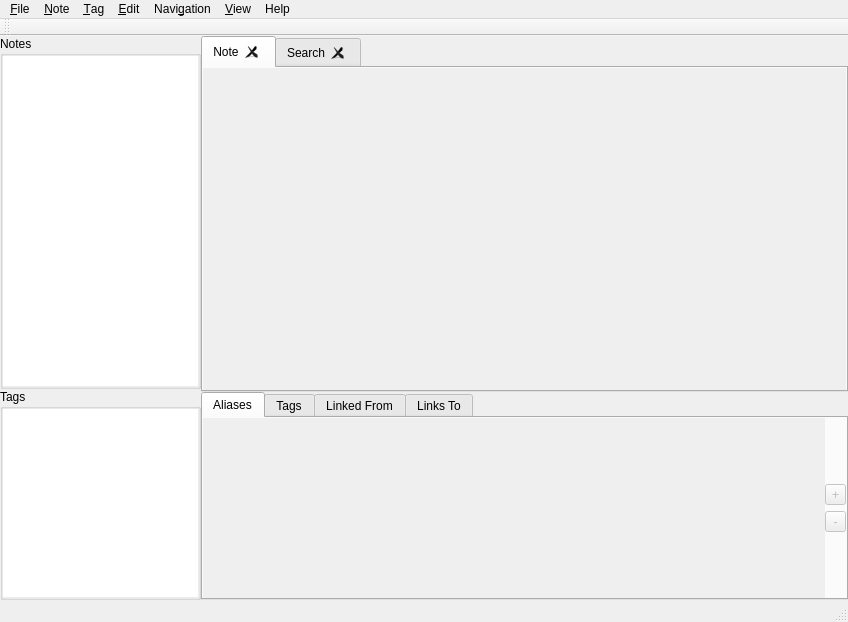
<?xml version="1.0" encoding="UTF-8"?>
<ui version="4.0">
 <class>MainWindow</class>
 <widget class="QMainWindow" name="MainWindow">
  <property name="geometry">
   <rect>
    <x>0</x>
    <y>0</y>
    <width>848</width>
    <height>622</height>
   </rect>
  </property>
  <property name="windowTitle">
   <string>QtSemanticNotes [*]</string>
  </property>
  <property name="dockOptions">
   <set>QMainWindow::AllowNestedDocks|QMainWindow::AllowTabbedDocks|QMainWindow::AnimatedDocks|QMainWindow::VerticalTabs</set>
  </property>
  <widget class="QWidget" name="centralWidget">
   <layout class="QHBoxLayout" name="horizontalLayout">
    <property name="spacing">
     <number>0</number>
    </property>
    <property name="leftMargin">
     <number>0</number>
    </property>
    <property name="topMargin">
     <number>0</number>
    </property>
    <property name="rightMargin">
     <number>0</number>
    </property>
    <property name="bottomMargin">
     <number>0</number>
    </property>
    <item>
     <widget class="QSplitter" name="splitterTreesNote">
      <property name="lineWidth">
       <number>0</number>
      </property>
      <property name="orientation">
       <enum>Qt::Horizontal</enum>
      </property>
      <property name="handleWidth">
       <number>0</number>
      </property>
      <widget class="QFrame" name="frameTrees">
       <property name="sizePolicy">
        <sizepolicy hsizetype="Preferred" vsizetype="Preferred">
         <horstretch>1</horstretch>
         <verstretch>0</verstretch>
        </sizepolicy>
       </property>
       <property name="frameShape">
        <enum>QFrame::NoFrame</enum>
       </property>
       <property name="frameShadow">
        <enum>QFrame::Plain</enum>
       </property>
       <property name="lineWidth">
        <number>0</number>
       </property>
       <layout class="QGridLayout" name="gridLayout">
        <property name="leftMargin">
         <number>0</number>
        </property>
        <property name="topMargin">
         <number>0</number>
        </property>
        <property name="rightMargin">
         <number>0</number>
        </property>
        <property name="bottomMargin">
         <number>0</number>
        </property>
        <property name="spacing">
         <number>0</number>
        </property>
        <item row="0" column="0">
         <widget class="QSplitter" name="splitterTrees">
          <property name="lineWidth">
           <number>0</number>
          </property>
          <property name="orientation">
           <enum>Qt::Vertical</enum>
          </property>
          <property name="handleWidth">
           <number>0</number>
          </property>
          <widget class="QGroupBox" name="groupBoxNotes">
           <property name="sizePolicy">
            <sizepolicy hsizetype="Preferred" vsizetype="Preferred">
             <horstretch>0</horstretch>
             <verstretch>10</verstretch>
            </sizepolicy>
           </property>
           <property name="title">
            <string>Notes</string>
           </property>
           <layout class="QHBoxLayout" name="horizontalLayout3">
            <property name="spacing">
             <number>0</number>
            </property>
            <property name="leftMargin">
             <number>0</number>
            </property>
            <property name="topMargin">
             <number>0</number>
            </property>
            <property name="rightMargin">
             <number>0</number>
            </property>
            <property name="bottomMargin">
             <number>0</number>
            </property>
            <item>
             <widget class="QTreeView" name="treeViewNotes">
              <property name="contextMenuPolicy">
               <enum>Qt::CustomContextMenu</enum>
              </property>
              <property name="frameShape">
               <enum>QFrame::NoFrame</enum>
              </property>
              <property name="lineWidth">
               <number>0</number>
              </property>
              <property name="dragEnabled">
               <bool>true</bool>
              </property>
              <property name="dragDropMode">
               <enum>QAbstractItemView::DragDrop</enum>
              </property>
              <property name="defaultDropAction">
               <enum>Qt::MoveAction</enum>
              </property>
              <property name="headerHidden">
               <bool>true</bool>
              </property>
              <property name="expandsOnDoubleClick">
               <bool>false</bool>
              </property>
             </widget>
            </item>
           </layout>
          </widget>
          <widget class="QGroupBox" name="groupBoxTags">
           <property name="sizePolicy">
            <sizepolicy hsizetype="Preferred" vsizetype="Preferred">
             <horstretch>0</horstretch>
             <verstretch>6</verstretch>
            </sizepolicy>
           </property>
           <property name="title">
            <string>Tags</string>
           </property>
           <layout class="QHBoxLayout" name="horizontalLayout2">
            <property name="spacing">
             <number>0</number>
            </property>
            <property name="leftMargin">
             <number>0</number>
            </property>
            <property name="topMargin">
             <number>0</number>
            </property>
            <property name="rightMargin">
             <number>0</number>
            </property>
            <property name="bottomMargin">
             <number>0</number>
            </property>
            <item>
             <widget class="QTreeView" name="treeViewTags">
              <property name="contextMenuPolicy">
               <enum>Qt::CustomContextMenu</enum>
              </property>
              <property name="frameShape">
               <enum>QFrame::NoFrame</enum>
              </property>
              <property name="lineWidth">
               <number>0</number>
              </property>
              <property name="dragEnabled">
               <bool>true</bool>
              </property>
              <property name="dragDropMode">
               <enum>QAbstractItemView::DragOnly</enum>
              </property>
              <property name="headerHidden">
               <bool>true</bool>
              </property>
              <property name="expandsOnDoubleClick">
               <bool>false</bool>
              </property>
             </widget>
            </item>
           </layout>
          </widget>
         </widget>
        </item>
       </layout>
      </widget>
      <widget class="QFrame" name="frameNoteTags">
       <property name="sizePolicy">
        <sizepolicy hsizetype="Preferred" vsizetype="Preferred">
         <horstretch>3</horstretch>
         <verstretch>0</verstretch>
        </sizepolicy>
       </property>
       <property name="frameShape">
        <enum>QFrame::NoFrame</enum>
       </property>
       <property name="frameShadow">
        <enum>QFrame::Plain</enum>
       </property>
       <property name="lineWidth">
        <number>0</number>
       </property>
       <layout class="QGridLayout" name="gridLayout2">
        <property name="leftMargin">
         <number>0</number>
        </property>
        <property name="topMargin">
         <number>0</number>
        </property>
        <property name="rightMargin">
         <number>0</number>
        </property>
        <property name="bottomMargin">
         <number>0</number>
        </property>
        <property name="spacing">
         <number>0</number>
        </property>
        <item row="0" column="0">
         <widget class="QSplitter" name="splitterNoteTags">
          <property name="lineWidth">
           <number>0</number>
          </property>
          <property name="orientation">
           <enum>Qt::Vertical</enum>
          </property>
          <property name="handleWidth">
           <number>0</number>
          </property>
          <widget class="QTabWidget" name="tabWidgetNotes">
           <property name="sizePolicy">
            <sizepolicy hsizetype="Expanding" vsizetype="Expanding">
             <horstretch>0</horstretch>
             <verstretch>10</verstretch>
            </sizepolicy>
           </property>
           <property name="currentIndex">
            <number>0</number>
           </property>
           <property name="tabsClosable">
            <bool>true</bool>
           </property>
           <property name="tabBarAutoHide">
            <bool>true</bool>
           </property>
           <widget class="QWidget" name="tabNoteContent">
            <attribute name="title">
             <string>Note</string>
            </attribute>
            <layout class="QGridLayout" name="gridLayout_5">
             <property name="leftMargin">
              <number>0</number>
             </property>
             <property name="topMargin">
              <number>0</number>
             </property>
             <property name="rightMargin">
              <number>0</number>
             </property>
             <property name="bottomMargin">
              <number>0</number>
             </property>
             <property name="spacing">
              <number>0</number>
             </property>
             <item row="0" column="0">
              <widget class="QTextBrowser" name="textBrowserNoteContent">
               <property name="enabled">
                <bool>false</bool>
               </property>
               <property name="frameShape">
                <enum>QFrame::NoFrame</enum>
               </property>
               <property name="lineWidth">
                <number>0</number>
               </property>
               <property name="undoRedoEnabled">
                <bool>true</bool>
               </property>
               <property name="readOnly">
                <bool>true</bool>
               </property>
               <property name="openExternalLinks">
                <bool>true</bool>
               </property>
              </widget>
             </item>
            </layout>
           </widget>
           <widget class="QWidget" name="tabSearch">
            <attribute name="title">
             <string>Search</string>
            </attribute>
            <layout class="QGridLayout" name="gridLayout_7">
             <property name="leftMargin">
              <number>0</number>
             </property>
             <property name="topMargin">
              <number>0</number>
             </property>
             <property name="rightMargin">
              <number>0</number>
             </property>
             <property name="bottomMargin">
              <number>0</number>
             </property>
             <property name="spacing">
              <number>0</number>
             </property>
             <item row="0" column="0">
              <widget class="QTableView" name="tableViewSearch">
               <property name="enabled">
                <bool>true</bool>
               </property>
               <property name="frameShape">
                <enum>QFrame::NoFrame</enum>
               </property>
               <property name="frameShadow">
                <enum>QFrame::Plain</enum>
               </property>
               <property name="lineWidth">
                <number>0</number>
               </property>
               <property name="editTriggers">
                <set>QAbstractItemView::NoEditTriggers</set>
               </property>
               <property name="showDropIndicator" stdset="0">
                <bool>false</bool>
               </property>
               <property name="alternatingRowColors">
                <bool>true</bool>
               </property>
               <property name="selectionMode">
                <enum>QAbstractItemView::NoSelection</enum>
               </property>
               <property name="selectionBehavior">
                <enum>QAbstractItemView::SelectRows</enum>
               </property>
              </widget>
             </item>
            </layout>
           </widget>
          </widget>
          <widget class="QTabWidget" name="tabWidgetTagsAndRefs">
           <property name="sizePolicy">
            <sizepolicy hsizetype="Expanding" vsizetype="Expanding">
             <horstretch>0</horstretch>
             <verstretch>6</verstretch>
            </sizepolicy>
           </property>
           <property name="currentIndex">
            <number>0</number>
           </property>
           <widget class="QWidget" name="tabAliases">
            <attribute name="title">
             <string>Aliases</string>
            </attribute>
            <layout class="QGridLayout" name="gridLayout_6">
             <property name="leftMargin">
              <number>0</number>
             </property>
             <property name="topMargin">
              <number>0</number>
             </property>
             <property name="rightMargin">
              <number>0</number>
             </property>
             <property name="bottomMargin">
              <number>0</number>
             </property>
             <property name="spacing">
              <number>0</number>
             </property>
             <item row="0" column="0">
              <widget class="QTableView" name="tableViewAliases">
               <property name="enabled">
                <bool>false</bool>
               </property>
               <property name="frameShape">
                <enum>QFrame::NoFrame</enum>
               </property>
               <property name="lineWidth">
                <number>0</number>
               </property>
               <property name="editTriggers">
                <set>QAbstractItemView::NoEditTriggers</set>
               </property>
               <property name="alternatingRowColors">
                <bool>true</bool>
               </property>
               <property name="sortingEnabled">
                <bool>true</bool>
               </property>
               <attribute name="horizontalHeaderVisible">
                <bool>false</bool>
               </attribute>
               <attribute name="horizontalHeaderStretchLastSection">
                <bool>true</bool>
               </attribute>
               <attribute name="verticalHeaderVisible">
                <bool>false</bool>
               </attribute>
              </widget>
             </item>
             <item row="0" column="1">
              <layout class="QVBoxLayout" name="verticalLayoutAliasesButtons">
               <property name="leftMargin">
                <number>0</number>
               </property>
               <item>
                <spacer name="verticalSpacerAddAlias">
                 <property name="orientation">
                  <enum>Qt::Vertical</enum>
                 </property>
                 <property name="sizeHint" stdset="0">
                  <size>
                   <width>20</width>
                   <height>40</height>
                  </size>
                 </property>
                </spacer>
               </item>
               <item>
                <widget class="QToolButton" name="toolButtonAddAlias">
                 <property name="enabled">
                  <bool>false</bool>
                 </property>
                 <property name="sizePolicy">
                  <sizepolicy hsizetype="Maximum" vsizetype="Fixed">
                   <horstretch>0</horstretch>
                   <verstretch>0</verstretch>
                  </sizepolicy>
                 </property>
                 <property name="text">
                  <string>+</string>
                 </property>
                </widget>
               </item>
               <item>
                <widget class="QToolButton" name="toolButtonRemoveAlias">
                 <property name="enabled">
                  <bool>false</bool>
                 </property>
                 <property name="sizePolicy">
                  <sizepolicy hsizetype="Ignored" vsizetype="Fixed">
                   <horstretch>0</horstretch>
                   <verstretch>0</verstretch>
                  </sizepolicy>
                 </property>
                 <property name="text">
                  <string>-</string>
                 </property>
                </widget>
               </item>
               <item>
                <spacer name="verticalSpacerRemoveAlias">
                 <property name="orientation">
                  <enum>Qt::Vertical</enum>
                 </property>
                 <property name="sizeHint" stdset="0">
                  <size>
                   <width>20</width>
                   <height>40</height>
                  </size>
                 </property>
                </spacer>
               </item>
              </layout>
             </item>
            </layout>
           </widget>
           <widget class="QWidget" name="tabTags">
            <attribute name="title">
             <string>Tags</string>
            </attribute>
            <layout class="QGridLayout" name="gridLayout_2">
             <property name="leftMargin">
              <number>0</number>
             </property>
             <property name="topMargin">
              <number>0</number>
             </property>
             <property name="rightMargin">
              <number>0</number>
             </property>
             <property name="bottomMargin">
              <number>0</number>
             </property>
             <property name="spacing">
              <number>0</number>
             </property>
             <item row="0" column="0">
              <widget class="QTableView" name="tableViewNoteTags">
               <property name="enabled">
                <bool>false</bool>
               </property>
               <property name="frameShape">
                <enum>QFrame::NoFrame</enum>
               </property>
               <property name="lineWidth">
                <number>0</number>
               </property>
               <property name="editTriggers">
                <set>QAbstractItemView::NoEditTriggers</set>
               </property>
               <property name="dragDropMode">
                <enum>QAbstractItemView::DropOnly</enum>
               </property>
               <property name="defaultDropAction">
                <enum>Qt::LinkAction</enum>
               </property>
               <property name="alternatingRowColors">
                <bool>true</bool>
               </property>
               <property name="sortingEnabled">
                <bool>true</bool>
               </property>
               <attribute name="horizontalHeaderVisible">
                <bool>false</bool>
               </attribute>
               <attribute name="horizontalHeaderStretchLastSection">
                <bool>true</bool>
               </attribute>
               <attribute name="verticalHeaderVisible">
                <bool>false</bool>
               </attribute>
              </widget>
             </item>
             <item row="0" column="1">
              <layout class="QVBoxLayout" name="verticalLayoutAddRemoveTags">
               <property name="leftMargin">
                <number>0</number>
               </property>
               <item>
                <spacer name="verticalSpacerAddTag">
                 <property name="orientation">
                  <enum>Qt::Vertical</enum>
                 </property>
                 <property name="sizeHint" stdset="0">
                  <size>
                   <width>20</width>
                   <height>40</height>
                  </size>
                 </property>
                </spacer>
               </item>
               <item>
                <widget class="QToolButton" name="toolButtonAddTag">
                 <property name="enabled">
                  <bool>false</bool>
                 </property>
                 <property name="sizePolicy">
                  <sizepolicy hsizetype="Maximum" vsizetype="Fixed">
                   <horstretch>0</horstretch>
                   <verstretch>0</verstretch>
                  </sizepolicy>
                 </property>
                 <property name="text">
                  <string>+</string>
                 </property>
                </widget>
               </item>
               <item>
                <widget class="QToolButton" name="toolButtonRemoveTag">
                 <property name="enabled">
                  <bool>false</bool>
                 </property>
                 <property name="sizePolicy">
                  <sizepolicy hsizetype="Ignored" vsizetype="Fixed">
                   <horstretch>0</horstretch>
                   <verstretch>0</verstretch>
                  </sizepolicy>
                 </property>
                 <property name="text">
                  <string>-</string>
                 </property>
                </widget>
               </item>
               <item>
                <spacer name="verticalSpacerRemoveTag">
                 <property name="orientation">
                  <enum>Qt::Vertical</enum>
                 </property>
                 <property name="sizeHint" stdset="0">
                  <size>
                   <width>20</width>
                   <height>40</height>
                  </size>
                 </property>
                </spacer>
               </item>
              </layout>
             </item>
            </layout>
           </widget>
           <widget class="QWidget" name="tabLinkedFrom">
            <attribute name="title">
             <string>Linked From</string>
            </attribute>
            <layout class="QGridLayout" name="gridLayout_3">
             <property name="leftMargin">
              <number>0</number>
             </property>
             <property name="topMargin">
              <number>0</number>
             </property>
             <property name="rightMargin">
              <number>0</number>
             </property>
             <property name="bottomMargin">
              <number>0</number>
             </property>
             <property name="spacing">
              <number>0</number>
             </property>
             <item row="0" column="0">
              <widget class="QTableView" name="tableViewLinkedFrom">
               <property name="enabled">
                <bool>false</bool>
               </property>
               <property name="frameShape">
                <enum>QFrame::NoFrame</enum>
               </property>
               <property name="lineWidth">
                <number>0</number>
               </property>
               <property name="editTriggers">
                <set>QAbstractItemView::NoEditTriggers</set>
               </property>
               <property name="alternatingRowColors">
                <bool>true</bool>
               </property>
               <property name="sortingEnabled">
                <bool>true</bool>
               </property>
               <attribute name="horizontalHeaderVisible">
                <bool>false</bool>
               </attribute>
               <attribute name="horizontalHeaderStretchLastSection">
                <bool>true</bool>
               </attribute>
               <attribute name="verticalHeaderVisible">
                <bool>false</bool>
               </attribute>
              </widget>
             </item>
            </layout>
           </widget>
           <widget class="QWidget" name="tabLinksTo">
            <attribute name="title">
             <string>Links To</string>
            </attribute>
            <layout class="QGridLayout" name="gridLayout_4">
             <property name="leftMargin">
              <number>0</number>
             </property>
             <property name="topMargin">
              <number>0</number>
             </property>
             <property name="rightMargin">
              <number>0</number>
             </property>
             <property name="bottomMargin">
              <number>0</number>
             </property>
             <property name="spacing">
              <number>0</number>
             </property>
             <item row="0" column="0">
              <widget class="QTableView" name="tableViewLinksTo">
               <property name="enabled">
                <bool>false</bool>
               </property>
               <property name="frameShape">
                <enum>QFrame::NoFrame</enum>
               </property>
               <property name="lineWidth">
                <number>0</number>
               </property>
               <property name="editTriggers">
                <set>QAbstractItemView::NoEditTriggers</set>
               </property>
               <property name="alternatingRowColors">
                <bool>true</bool>
               </property>
               <property name="sortingEnabled">
                <bool>true</bool>
               </property>
               <attribute name="horizontalHeaderVisible">
                <bool>false</bool>
               </attribute>
               <attribute name="horizontalHeaderStretchLastSection">
                <bool>true</bool>
               </attribute>
               <attribute name="verticalHeaderVisible">
                <bool>false</bool>
               </attribute>
              </widget>
             </item>
            </layout>
           </widget>
          </widget>
         </widget>
        </item>
       </layout>
      </widget>
     </widget>
    </item>
   </layout>
  </widget>
  <widget class="QMenuBar" name="menuBar">
   <property name="geometry">
    <rect>
     <x>0</x>
     <y>0</y>
     <width>848</width>
     <height>23</height>
    </rect>
   </property>
   <widget class="QMenu" name="menuNote">
    <property name="tearOffEnabled">
     <bool>false</bool>
    </property>
    <property name="title">
     <string>&amp;Note</string>
    </property>
    <property name="separatorsCollapsible">
     <bool>false</bool>
    </property>
    <addaction name="actionOpen"/>
    <addaction name="actionOpenInNewTab"/>
    <addaction name="actionAdd"/>
    <addaction name="actionRename"/>
    <addaction name="actionSave"/>
    <addaction name="separator"/>
    <addaction name="actionDeleteNote"/>
    <addaction name="separator"/>
    <addaction name="actionFindNote"/>
   </widget>
   <widget class="QMenu" name="menuEdit">
    <property name="title">
     <string>&amp;Edit</string>
    </property>
    <addaction name="actionUndo"/>
    <addaction name="actionRedo"/>
    <addaction name="separator"/>
    <addaction name="actionCut"/>
    <addaction name="actionCopy"/>
    <addaction name="actionPaste"/>
    <addaction name="actionDelete"/>
    <addaction name="separator"/>
    <addaction name="actionSelectAll"/>
    <addaction name="separator"/>
    <addaction name="actionFind"/>
    <addaction name="separator"/>
    <addaction name="actionSettings"/>
   </widget>
   <widget class="QMenu" name="menuView">
    <property name="title">
     <string>&amp;View</string>
    </property>
    <addaction name="actionViewMode"/>
    <addaction name="separator"/>
    <addaction name="actionShowNotesTree"/>
    <addaction name="actionShowTagsTree"/>
    <addaction name="actionShowNoteTags"/>
   </widget>
   <widget class="QMenu" name="menuHelp">
    <property name="title">
     <string>Help</string>
    </property>
    <addaction name="actionAboutQtSemanticNotes"/>
    <addaction name="separator"/>
    <addaction name="actionAboutQt"/>
   </widget>
   <widget class="QMenu" name="menuNavigation">
    <property name="title">
     <string>Navi&amp;gation</string>
    </property>
    <addaction name="actionPrevious"/>
    <addaction name="actionNext"/>
   </widget>
   <widget class="QMenu" name="menuTag">
    <property name="title">
     <string>&amp;Tag</string>
    </property>
    <addaction name="actionFindByTag"/>
    <addaction name="separator"/>
    <addaction name="actionDeleteTag"/>
   </widget>
   <widget class="QMenu" name="menuFile">
    <property name="title">
     <string>&amp;File</string>
    </property>
    <addaction name="actionQuit"/>
   </widget>
   <addaction name="menuFile"/>
   <addaction name="menuNote"/>
   <addaction name="menuTag"/>
   <addaction name="menuEdit"/>
   <addaction name="menuNavigation"/>
   <addaction name="menuView"/>
   <addaction name="menuHelp"/>
  </widget>
  <widget class="QToolBar" name="mainToolBar">
   <attribute name="toolBarArea">
    <enum>TopToolBarArea</enum>
   </attribute>
   <attribute name="toolBarBreak">
    <bool>false</bool>
   </attribute>
  </widget>
  <widget class="QStatusBar" name="statusBar"/>
  <action name="actionAboutQtSemanticNotes">
   <property name="icon">
    <iconset theme="help-about">
     <normaloff>.</normaloff>.</iconset>
   </property>
   <property name="text">
    <string>About QtSemanticNotes</string>
   </property>
  </action>
  <action name="actionAboutQt">
   <property name="icon">
    <iconset theme="help-about">
     <normaloff>.</normaloff>.</iconset>
   </property>
   <property name="text">
    <string>About Qt</string>
   </property>
  </action>
  <action name="actionShowNotesTree">
   <property name="checkable">
    <bool>true</bool>
   </property>
   <property name="checked">
    <bool>true</bool>
   </property>
   <property name="icon">
    <iconset theme="show-menu">
     <normaloff>.</normaloff>.</iconset>
   </property>
   <property name="text">
    <string>Show notes tree</string>
   </property>
  </action>
  <action name="actionShowTagsTree">
   <property name="checkable">
    <bool>true</bool>
   </property>
   <property name="checked">
    <bool>true</bool>
   </property>
   <property name="icon">
    <iconset theme="show-menu">
     <normaloff>.</normaloff>.</iconset>
   </property>
   <property name="text">
    <string>Show tags tree</string>
   </property>
  </action>
  <action name="actionShowNoteTags">
   <property name="checkable">
    <bool>true</bool>
   </property>
   <property name="checked">
    <bool>true</bool>
   </property>
   <property name="icon">
    <iconset theme="show-menu">
     <normaloff>.</normaloff>.</iconset>
   </property>
   <property name="text">
    <string>Show note aliases, links and tags</string>
   </property>
  </action>
  <action name="actionShowNoteReferences">
   <property name="checkable">
    <bool>true</bool>
   </property>
   <property name="checked">
    <bool>true</bool>
   </property>
   <property name="text">
    <string>Show note references</string>
   </property>
  </action>
  <action name="actionUndo">
   <property name="enabled">
    <bool>false</bool>
   </property>
   <property name="icon">
    <iconset theme="edit-undo">
     <normaloff>.</normaloff>.</iconset>
   </property>
   <property name="text">
    <string>Undo</string>
   </property>
   <property name="shortcut">
    <string>Ctrl+Z</string>
   </property>
  </action>
  <action name="actionRedo">
   <property name="enabled">
    <bool>false</bool>
   </property>
   <property name="icon">
    <iconset theme="edit-redo">
     <normaloff>.</normaloff>.</iconset>
   </property>
   <property name="text">
    <string>Redo</string>
   </property>
   <property name="shortcut">
    <string>Ctrl+Shift+Z</string>
   </property>
  </action>
  <action name="actionCut">
   <property name="enabled">
    <bool>false</bool>
   </property>
   <property name="icon">
    <iconset theme="edit-cut">
     <normaloff>.</normaloff>.</iconset>
   </property>
   <property name="text">
    <string>Cut</string>
   </property>
   <property name="shortcut">
    <string>Ctrl+X</string>
   </property>
  </action>
  <action name="actionCopy">
   <property name="enabled">
    <bool>false</bool>
   </property>
   <property name="icon">
    <iconset theme="edit-copy">
     <normaloff>.</normaloff>.</iconset>
   </property>
   <property name="text">
    <string>Copy</string>
   </property>
   <property name="shortcut">
    <string>Ctrl+C</string>
   </property>
  </action>
  <action name="actionPaste">
   <property name="enabled">
    <bool>false</bool>
   </property>
   <property name="icon">
    <iconset theme="edit-paste">
     <normaloff>.</normaloff>.</iconset>
   </property>
   <property name="text">
    <string>Paste</string>
   </property>
   <property name="shortcut">
    <string>Ctrl+V</string>
   </property>
  </action>
  <action name="actionQuit">
   <property name="icon">
    <iconset theme="application-exit">
     <normaloff>.</normaloff>.</iconset>
   </property>
   <property name="text">
    <string>Quit</string>
   </property>
   <property name="shortcut">
    <string>Ctrl+Q</string>
   </property>
  </action>
  <action name="actionExport">
   <property name="enabled">
    <bool>false</bool>
   </property>
   <property name="text">
    <string>Export</string>
   </property>
  </action>
  <action name="actionFind">
   <property name="enabled">
    <bool>false</bool>
   </property>
   <property name="icon">
    <iconset theme="edit-find">
     <normaloff>.</normaloff>.</iconset>
   </property>
   <property name="text">
    <string>Find in current note</string>
   </property>
   <property name="shortcut">
    <string>Ctrl+F</string>
   </property>
  </action>
  <action name="actionPrev">
   <property name="text">
    <string>Prev</string>
   </property>
  </action>
  <action name="actionDelete">
   <property name="enabled">
    <bool>false</bool>
   </property>
   <property name="icon">
    <iconset theme="edit-delete">
     <normaloff>.</normaloff>.</iconset>
   </property>
   <property name="text">
    <string>Delete</string>
   </property>
   <property name="shortcut">
    <string>Del</string>
   </property>
  </action>
  <action name="actionSettings">
   <property name="enabled">
    <bool>false</bool>
   </property>
   <property name="icon">
    <iconset theme="gtk-preferences">
     <normaloff>.</normaloff>.</iconset>
   </property>
   <property name="text">
    <string>Settings</string>
   </property>
  </action>
  <action name="actionSelectAll">
   <property name="enabled">
    <bool>false</bool>
   </property>
   <property name="icon">
    <iconset theme="edit-select-all">
     <normaloff>.</normaloff>.</iconset>
   </property>
   <property name="text">
    <string>Select All</string>
   </property>
   <property name="shortcut">
    <string>Ctrl+A</string>
   </property>
  </action>
  <action name="actionPrevious">
   <property name="enabled">
    <bool>false</bool>
   </property>
   <property name="icon">
    <iconset theme="go-previous">
     <normaloff>.</normaloff>.</iconset>
   </property>
   <property name="text">
    <string>Previous</string>
   </property>
   <property name="shortcut">
    <string>Ctrl+Left</string>
   </property>
  </action>
  <action name="actionNext">
   <property name="enabled">
    <bool>false</bool>
   </property>
   <property name="icon">
    <iconset theme="go-next">
     <normaloff>.</normaloff>.</iconset>
   </property>
   <property name="text">
    <string>Next</string>
   </property>
   <property name="shortcut">
    <string>Ctrl+Right</string>
   </property>
  </action>
  <action name="actionViewMode">
   <property name="enabled">
    <bool>false</bool>
   </property>
   <property name="icon">
    <iconset theme="preview">
     <normaloff>.</normaloff>.</iconset>
   </property>
   <property name="text">
    <string>View/Edit mode</string>
   </property>
   <property name="shortcut">
    <string>Ctrl+E</string>
   </property>
  </action>
  <action name="actionEditMode">
   <property name="text">
    <string>Edit Mode</string>
   </property>
  </action>
  <action name="actionAdd">
   <property name="icon">
    <iconset theme="document-new">
     <normaloff>.</normaloff>.</iconset>
   </property>
   <property name="text">
    <string>Add</string>
   </property>
   <property name="shortcut">
    <string>Ctrl+N</string>
   </property>
  </action>
  <action name="actionOpenTab">
   <property name="text">
    <string>Open Tab</string>
   </property>
  </action>
  <action name="actionCloseTab">
   <property name="text">
    <string>Close Tab</string>
   </property>
  </action>
  <action name="actionOpen">
   <property name="enabled">
    <bool>false</bool>
   </property>
   <property name="icon">
    <iconset theme="document-open">
     <normaloff>.</normaloff>.</iconset>
   </property>
   <property name="text">
    <string>Open</string>
   </property>
   <property name="shortcut">
    <string>Ctrl+O</string>
   </property>
  </action>
  <action name="actionDeleteNote">
   <property name="enabled">
    <bool>false</bool>
   </property>
   <property name="icon">
    <iconset theme="document-close">
     <normaloff>.</normaloff>.</iconset>
   </property>
   <property name="text">
    <string>Delete</string>
   </property>
  </action>
  <action name="actionClose">
   <property name="enabled">
    <bool>false</bool>
   </property>
   <property name="text">
    <string>Close</string>
   </property>
  </action>
  <action name="actionOpenInNewTab">
   <property name="enabled">
    <bool>false</bool>
   </property>
   <property name="icon">
    <iconset theme="document-open">
     <normaloff>.</normaloff>.</iconset>
   </property>
   <property name="text">
    <string>Open in New Tab</string>
   </property>
   <property name="shortcut">
    <string>Ctrl+Shift+O</string>
   </property>
  </action>
  <action name="actionFindByTag">
   <property name="enabled">
    <bool>false</bool>
   </property>
   <property name="icon">
    <iconset theme="edit-find">
     <normaloff>.</normaloff>.</iconset>
   </property>
   <property name="text">
    <string>Find notes by tag</string>
   </property>
   <property name="shortcut">
    <string>Ctrl+T</string>
   </property>
  </action>
  <action name="actionDeleteTag">
   <property name="enabled">
    <bool>false</bool>
   </property>
   <property name="icon">
    <iconset theme="document-close">
     <normaloff>.</normaloff>.</iconset>
   </property>
   <property name="text">
    <string>Delete</string>
   </property>
  </action>
  <action name="actionRename">
   <property name="enabled">
    <bool>false</bool>
   </property>
   <property name="icon">
    <iconset theme="document-edit">
     <normaloff>.</normaloff>.</iconset>
   </property>
   <property name="text">
    <string>Rename</string>
   </property>
   <property name="shortcut">
    <string>Ctrl+R</string>
   </property>
  </action>
  <action name="actionFindNote">
   <property name="icon">
    <iconset theme="edit-find">
     <normaloff>.</normaloff>.</iconset>
   </property>
   <property name="text">
    <string>Find notes</string>
   </property>
   <property name="shortcut">
    <string>Ctrl+Shift+F</string>
   </property>
  </action>
  <action name="actionSave">
   <property name="enabled">
    <bool>false</bool>
   </property>
   <property name="icon">
    <iconset theme="document-save">
     <normaloff>.</normaloff>.</iconset>
   </property>
   <property name="text">
    <string>Save</string>
   </property>
   <property name="shortcut">
    <string>Ctrl+S</string>
   </property>
  </action>
 </widget>
 <layoutdefault spacing="6" margin="11"/>
 <resources/>
 <connections>
  <connection>
   <sender>actionQuit</sender>
   <signal>triggered()</signal>
   <receiver>MainWindow</receiver>
   <slot>close()</slot>
   <hints>
    <hint type="sourcelabel">
     <x>-1</x>
     <y>-1</y>
    </hint>
    <hint type="destinationlabel">
     <x>439</x>
     <y>303</y>
    </hint>
   </hints>
  </connection>
  <connection>
   <sender>actionShowNotesTree</sender>
   <signal>toggled(bool)</signal>
   <receiver>groupBoxNotes</receiver>
   <slot>setVisible(bool)</slot>
   <hints>
    <hint type="sourcelabel">
     <x>-1</x>
     <y>-1</y>
    </hint>
    <hint type="destinationlabel">
     <x>161</x>
     <y>180</y>
    </hint>
   </hints>
  </connection>
  <connection>
   <sender>actionShowTagsTree</sender>
   <signal>toggled(bool)</signal>
   <receiver>groupBoxTags</receiver>
   <slot>setVisible(bool)</slot>
   <hints>
    <hint type="sourcelabel">
     <x>-1</x>
     <y>-1</y>
    </hint>
    <hint type="destinationlabel">
     <x>126</x>
     <y>493</y>
    </hint>
   </hints>
  </connection>
  <connection>
   <sender>actionShowNoteTags</sender>
   <signal>toggled(bool)</signal>
   <receiver>tabWidgetTagsAndRefs</receiver>
   <slot>setVisible(bool)</slot>
   <hints>
    <hint type="sourcelabel">
     <x>-1</x>
     <y>-1</y>
    </hint>
    <hint type="destinationlabel">
     <x>550</x>
     <y>497</y>
    </hint>
   </hints>
  </connection>
 </connections>
</ui>
